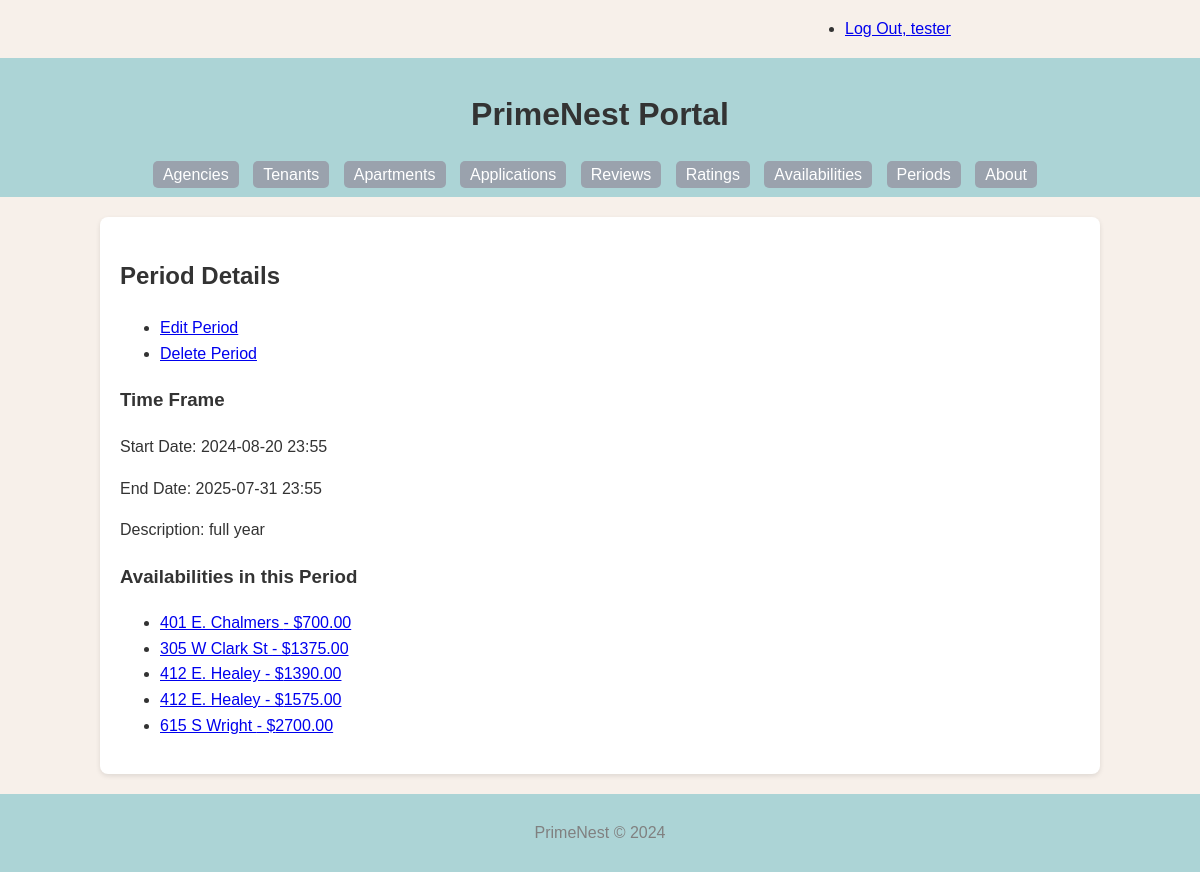
/period/1/ (signed in), run on the app's committed database.
### PrimeNest/models.py (models this page shows, shortened)
class Period(models.Model):
    period_id = models.AutoField(primary_key=True)
    start_date = models.DateTimeField()
    end_date = models.DateTimeField()
    description = models.TextField(blank=True)
    def get_update_url(self):
        return reverse('primenest_period_update_urlpattern',
                       kwargs={'pk': self.pk}
                       )
    def get_delete_url(self):
        return reverse('primenest_period_delete_urlpattern',
                       kwargs={'pk': self.pk}
                       )
    class Meta:
        verbose_name = _("Period")
        verbose_name_plural = _("Periods")
        ordering = ['start_date']

class Availability(models.Model):
    ava_id = models.AutoField(primary_key=True)
    price = models.DecimalField(max_digits=10, decimal_places=2)
    period = models.ForeignKey(Period, related_name='availabilities', on_delete=models.CASCADE)
    apartment = models.ForeignKey(Apartment, related_name='availabilities', on_delete=models.CASCADE)
    is_sold_out = models.BooleanField(default=False)
    def get_absolute_url(self):
        return reverse('primenest_availability_detail_urlpattern',
                       kwargs={'pk': self.pk}
                       )
    class Meta:
        verbose_name = _("Availability")
        verbose_name_plural = _("Availabilities")
        ordering = ['price']

class Apartment(models.Model):
    apt_id = models.AutoField(primary_key=True)
    address = models.CharField(max_length=255, blank=True)
    bedroom = models.IntegerField(blank=True, null=True)
    bathroom = models.IntegerField(blank=True, null=True)
    link = models.URLField(blank=True)
    is_studio = models.BooleanField(default=False)
    description = models.TextField(blank=True)
    agency = models.ForeignKey(Agency, related_name='apartments', on_delete=models.CASCADE)
    class Meta:
        verbose_name = _("Apartment")
        verbose_name_plural = _("Apartments")
        ordering = ['apt_id']

### PrimeNest/views.py (the view)
class PeriodDetail(LoginRequiredMixin, PermissionRequiredMixin, DetailView):
    model = Period
    permission_required = 'PrimeNest.view_period'
    def get_context_data(self, **kwargs):
        context = super().get_context_data(**kwargs)
        period = self.get_object()
        context['availabilities'] = period.availabilities.all()
        return context

### PrimeNest/templates/PrimeNest/period_detail.html (shortened to what this page needs)
{% extends 'PrimeNest/base.html' %}
{% block content %}
    <h2>Period Details</h2>
    <ul class="button">
        {% if perms.PrimeNest.change_period %}
            <li>
                <a href="{{ period.get_update_url }}" class="button button-primary">Edit Period</a>
            </li>
        {% endif %}
        {% if perms.PrimeNest.delete_period %}
            <li>
                <a href="{{ period.get_delete_url }}" class="button button-primary">Delete Period</a>
            </li>
        {% endif %}
    </ul>
    <section>
        <h3>Time Frame</h3>
        <p>Start Date: {{ period.start_date|date:"Y-m-d H:i" }}</p>
        <p>End Date: {{ period.end_date|date:"Y-m-d H:i" }}</p>
        <p>Description: {{ period.description }}</p>
        <h3>Availabilities in this Period</h3>
        <ul>
            {% for availability in availabilities %}
                <li><a href="{{ availability.get_absolute_url }}">{{ availability.apartment.address }} - ${{ availability.price }}</a></li>
            {% empty %}
                <li><em>No availabilities found for this period.</em></li>
            {% endfor %}
        </ul>
    </section>
{% endblock %}

### PrimeNest/templates/PrimeNest/base.html (shortened to what this page needs)
{% load static %}
<!DOCTYPE html>
<html lang="en">
<head>
    <link rel="stylesheet" href="{% static 'PrimeNest/style.css' %}">
</head>
<body>
    <div class="status row">
        <div class="offset-by-eight four columns">
            <ul class="inline">
                {% if user.is_authenticated %}
                    <li><a href="{% url 'logout_urlpattern' %}">
                        Log Out, {{ user.get_username }}</a></li>
                {% else %}
                    <li><a href="{% url 'login_urlpattern' %}">
                        Log In</a></li>
                {% endif %}
            </ul>
        </div>
    </div>
    <header>
        <h1>PrimeNest Portal</h1>
        <nav>
            <ul>
                <li><a href="{% url 'primenest_agency_list_urlpattern' %}">Agencies</a></li>
                <li><a href="{% url 'primenest_tenant_list_urlpattern' %}">Tenants</a></li>
                <li><a href="{% url 'primenest_apartment_list_urlpattern' %}">Apartments</a></li>
                <li><a href="{% url 'primenest_application_list_urlpattern' %}">Applications</a></li>
                <li><a href="{% url 'primenest_review_list_urlpattern' %}">Reviews</a></li>
                <li><a href="{% url 'primenest_rating_list_urlpattern' %}">Ratings</a></li>
                <li><a href="{% url 'primenest_availability_list_urlpattern' %}">Availabilities</a></li>
                <li><a href="{% url 'primenest_period_list_urlpattern' %}">Periods</a></li>
                <li><a href="{% url 'about_urlpattern' %}">About</a></li>
            </ul>
        </nav>
    </header>
    <main>
        {% block content %}
        {% endblock %}
    </main>
    <footer>
        <p>PrimeNest © 2024</p>
    </footer>
</body>
</html>

### PrimeNest/static/PrimeNest/style.css (style rules this page uses)
body { font-family: Arial, sans-serif; line-height: 1.6; margin: 0; padding: 0; background: #F7F0EA; color: #333; }
header { background: #ACD4D6; color: #fff; padding: 10px 0; text-align: center; }
nav ul { list-style: none; padding: 0; margin: 0; }
nav ul li { display: inline; margin-right: 10px; }
nav ul li a { color: white; text-decoration: none; padding: 5px 10px; background-color: #9AA2AD; border-radius: 5px; }
main { padding: 20px; background: white; width: 80%; margin: 20px auto; box-shadow: 0 2px 5px rgba(0,0,0,0.1); border-radius: 8px; }
footer { text-align: center; padding: 10px 0; background: #ACD4D6; color: gray; }
h1, h2 { color: #333; }
.row { display: flex; flex-wrap: wrap; margin-right: -15px; margin-left: -15px; }
.four.columns { flex: 0 0 33.33333%; max-width: 33.33333%; }
.offset-by-eight { margin-left: 66.66667%; }

### data on the page
Period: start_date "2024-08-20 23:55", end_date "2025-07-31 23:55", description "full year"
Availability: apartment.address "401 E. Chalmers", price "700.00"
Availability: apartment.address "305 W Clark St", price "1375.00"
Availability: apartment.address "412 E. Healey", price "1390.00"
Availability: apartment.address "412 E. Healey", price "1575.00"
Availability: apartment.address "615 S Wright", price "2700.00"

### other printed values
{{ user.get_username }} "tester"
